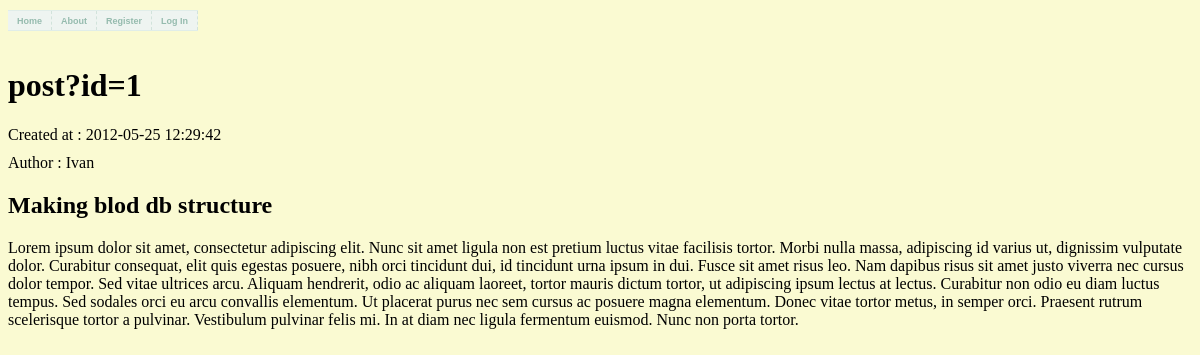
The page /post.php?id=1 on the database its author committed.
### tables this page shows
CREATE TABLE `posts` (
  `id` int(11) unsigned NOT NULL AUTO_INCREMENT,
  `title` varchar(225) DEFAULT NULL,
  `content` text,
  `created_at` timestamp NOT NULL DEFAULT NOW(),
  `modified_at` DATE DEFAULT NULL,
  PRIMARY KEY (`id`)
);

CREATE TABLE `user_posts` (
  `id` int(11) unsigned NOT NULL AUTO_INCREMENT,
  `user_id` int(11) DEFAULT NULL,
  `post_id` int(11) DEFAULT NULL,
  PRIMARY KEY (`id`)
);

CREATE TABLE `users` (
  `id` int(11) NOT NULL AUTO_INCREMENT,
  `username` varchar(50) NOT NULL,
  `password` varchar(50) NOT NULL,
  `email` varchar(50) NOT NULL,
  `join_date` timestamp NOT NULL DEFAULT NOW(),
  PRIMARY KEY (`id`),
  UNIQUE KEY `username` (`username`)
);

### classes/DB.class.php (called while the page is built, shortened)
<?php
class DB {
    public function processRowSet($rowSet, $singleRow = false) {
        $resultArray = array();
        while ($row = mysql_fetch_assoc($rowSet)) {
            array_push($resultArray, $row);
        }
        if ($singleRow === true) {
            return $resultArray[0];
        }
        return $resultArray;
    }
    public function select($table, $where) {
        $sql = '';
        if ($where)
            $sql = "SELECT * FROM $table WHERE $where";
        else
            $sql = "SELECT * FROM $table";
        $result = mysql_query($sql);
        if (mysql_num_rows($result) == 1)
            return $this->processRowSet($result, true);
        return $this->processRowSet($result);
    }
    public function returnFirstWithSQL($sql) {
        $result = mysql_query($sql);
        return $this->processRowSet($result, true);
    }
}

### classes/Post.class.php (called while the page is built, shortened)
<?php
require_once 'DB.class.php';
class Post {
    public function __construct($data) {
        $this->title = (isset($data['title'])) ? $data['title'] : "";
        $this->content = (isset($data['content'])) ? $data['content'] : "";
        $this->created_at = (isset($data['created_at'])) ? $data['created_at'] : "";
    }
}
?>

### classes/UserTools.class.php (called while the page is built, shortened)
<?php
require_once 'User.class.php';
require_once 'DB.class.php';
class UserTools {
    public function getUserForPostId($id) {
        $sql = "SELECT * FROM users INNER JOIN user_posts ON users.id=user_posts.user_id WHERE user_posts.id=$id";
        $db = new DB();
        $result = $db->returnFirstWithSQL($sql);
        return new User($result);
    }
}
?>

### classes/User.class.php (called while the page is built, shortened)
<?php
require_once 'DB.class.php';
class User {
    public function __construct($data) {
        $this->username = (isset($data['username'])) ? $data['username'] : "";
    }
}
?>

### post.php (the view, shortened to what this page needs)
<?php
require_once('./includes/header.php');
$id = $_GET["id"];
$db = new DB();
$result = $db->select('posts', "id = $id");
$post = new Post($result);
$userTools = new UserTools();
$user = $userTools->getUserForPostId($id);
?>
<div>Created at : <?php echo $post->created_at; ?></div>
<div>Author : <?php echo $user->username; ?></div>
<h2><?php echo $post->title; ?></h2>
<div><?php echo $post->content; ?></div>
<?php require_once('./includes/footer.php'); ?>

### styles/global.css (style rules this page uses)
div { margin-top:10px; margin-bottom:10px; }
body { background-color:lightgoldenrodyellow; }

### rows shown on the page
posts: created_at "2012-05-25 12:29:42", title "Making blod db structure", content "Lorem ipsum dolor sit amet, consectetur adipiscing elit. Nunc sit amet ligula non est pretium luctus vitae facilisis tortor. Morbi nulla massa, adipiscing id varius ut, dignissim vulputate dolor. Curabitur consequat, elit quis egestas posuere, nibh orci tincidunt dui, id tincidunt urna ipsum in dui. Fusce sit amet risus leo. Nam dapibus risus sit amet justo viverra nec cursus dolor tempor. Sed vitae ultrices arcu. Aliquam hendrerit, odio ac aliquam laoreet, tortor mauris dictum tortor, ut adipiscing ipsum lectus at lectus. Curabitur non odio eu diam luctus tempus. Sed sodales orci eu arcu convallis elementum. Ut placerat purus nec sem cursus ac posuere magna elementum. Donec vitae tortor…"
user_posts: user.username "Ivan"

### other values the page prints
$current_page "post?id=1"
